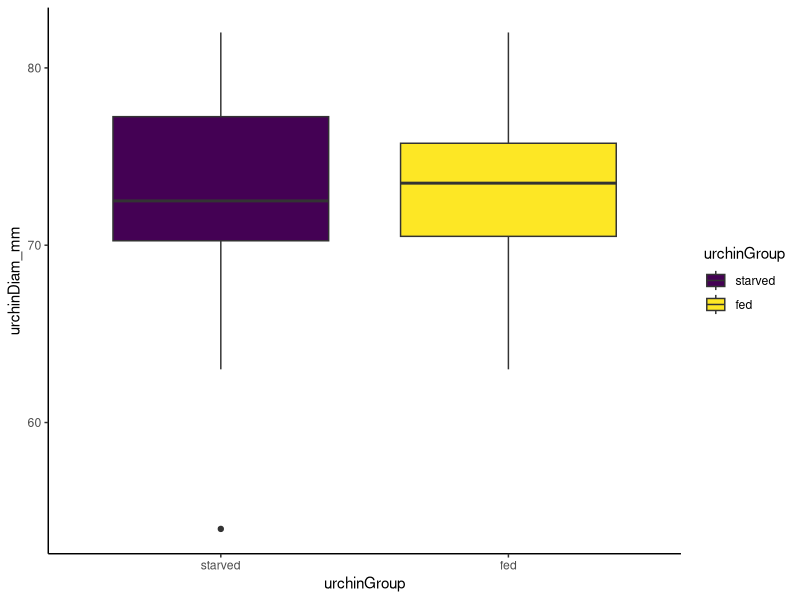
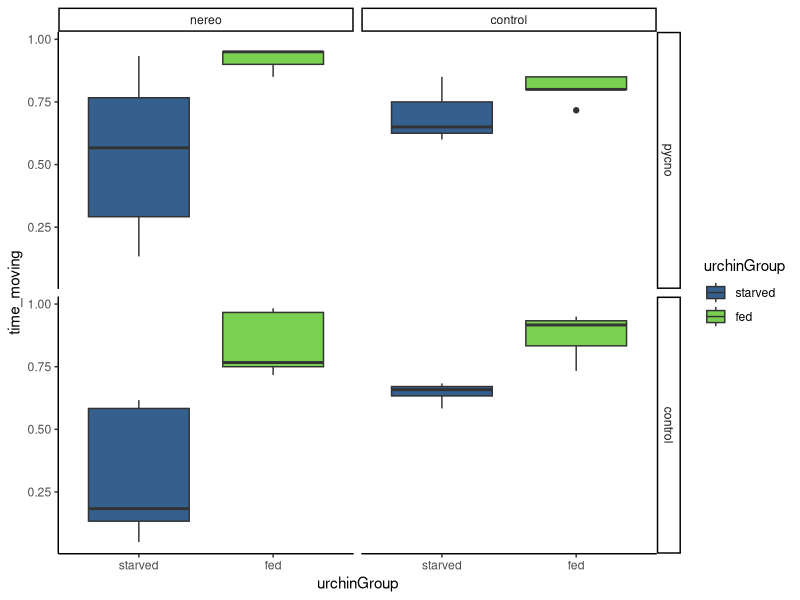
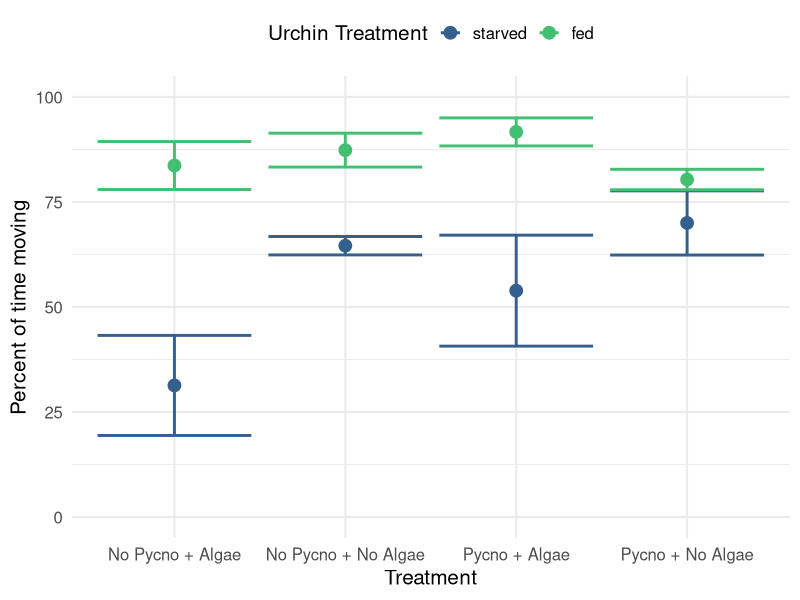
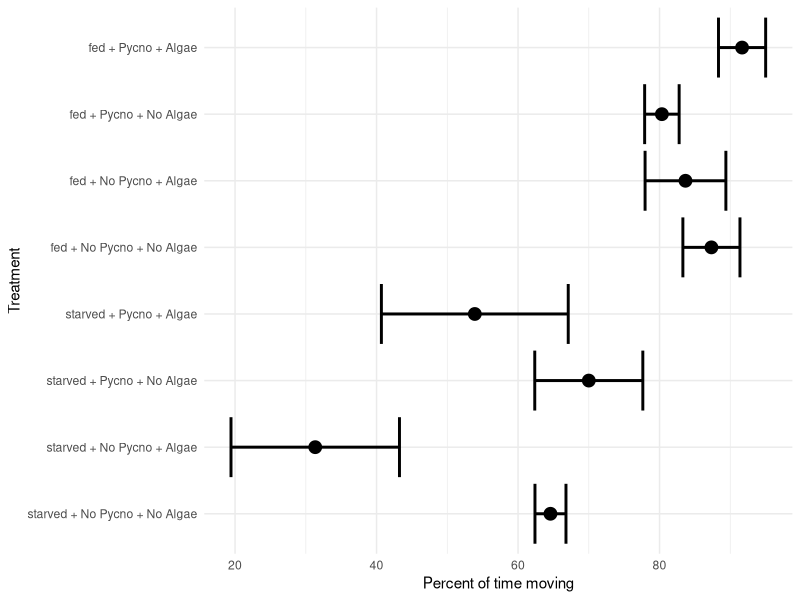

Write R code to recreate these figures, in order. (Note: this script raises an error after producing the figures.)
#++++++++++++++++++++++++++++++++++++++++++++++++++++++++++++++++++++++++++++++++++
#                                                                                ##
# Pycno-Urchin Dataset 2021 Figure Exploration                                   ##
# Script created 2021-08-31                                                      ##
# Last updated 2021-09-04                                                        ##
# Data source: Ross Whippo                                                       ##
# R code prepared by Ross Whippo                                                 ##
#                                                                                ##
#++++++++++++++++++++++++++++++++++++++++++++++++++++++++++++++++++++++++++++++++++

# SUMMARY:
# A script to QAQC and parse the 2021 pycno-urchin dataset.


# Required Files (check that script is loading latest version):
# trials2021_QAQC.csv

# Associated Scripts:
# trials2021_dataset_QAQC.R
# trials2021_model1.R

# TO DO 

# +++++++++++++++++++++++++++++++++++++++++++++++++++++++++++++++++++++++++++++++++
# TABLE OF CONTENTS                                                            ####
#                                                                                 +
# RECENT CHANGES TO SCRIPT                                                        +
# LOAD PACKAGES                                                                   +
# READ IN DATA                                                                    +
# MANIPULATE DATA                                                                 +
#                                                                                 +
#++++++++++++++++++++++++++++++++++++++++++++++++++++++++++++++++++++++++++++++++++

#++++++++++++++++++++++++++++++++++++++++++++++++++++++++++++++++++++++++++++++++++
# RECENT CHANGES TO SCRIPT                                                     ####
#++++++++++++++++++++++++++++++++++++++++++++++++++++++++++++++++++++++++++++++++++

# 2021-08-31 Script created

#++++++++++++++++++++++++++++++++++++++++++++++++++++++++++++++++++++++++++++++++++
# LOAD PACKAGES                                                                ####
#++++++++++++++++++++++++++++++++++++++++++++++++++++++++++++++++++++++++++++++++++

library(tidyverse)
library(viridis)
library(lmerTest)

# set plot theme
theme_set(theme_classic())

#++++++++++++++++++++++++++++++++++++++++++++++++++++++++++++++++++++++++++++++++++
# READ IN DATA                                                                 ####
#++++++++++++++++++++++++++++++++++++++++++++++++++++++++++++++++++++++++++++++++++

trials2021_Q <- read_csv("Data/2021/trials2021_QAQC.csv", 
                       col_types = cols(algalTreat = col_factor(levels = c("nereo", "control")), 
                                        date = col_character(),  location = col_character(), 
                                        movement = col_character(), 
                                        pycnoTreat = col_factor(levels = c("pycno", "control")), 
                                        tank = col_factor(levels = c("TF1", "TF2")), 
                                        timeBegin = col_character(), timeEnd = col_character(), 
                                        urchinGroup = col_factor(levels = c("starved","fed")),
                                        location = col_factor(levels = c("c", "m", "f"))))

#++++++++++++++++++++++++++++++++++++++++++++++++++++++++++++++++++++++++++++++++++
# MANIPULATE DATA                                                              ####
#++++++++++++++++++++++++++++++++++++++++++++++++++++++++++++++++++++++++++++++++++

# is there a difference in mean test diameter between groups?

diams <- trials2021_Q %>%
  select(trial, urchinGroup, urchinDiam_mm) %>%
  distinct(trial, urchinGroup, urchinDiam_mm)

diams %>%
  ggplot(aes(x = urchinGroup, y = urchinDiam_mm, fill = urchinGroup)) +
  geom_boxplot() +
  scale_fill_viridis(discrete = TRUE)

t.test(urchinDiam_mm ~ urchinGroup, data = diams)

# Welch Two Sample t-test

# data:  urchinDiam_mm by urchinGroup
# t = -1.7371, df = 44.656, p-value = 0.08927
# alternative hypothesis: true difference in means is not equal to 0
# 95 percent confidence interval:
#  -5.9320892  0.4387559
# sample estimates:
#  mean in group starved     mean in group fed 
# 70.92000              73.66667 

# NO, 2.75mm average difference 

# is there a difference in time spent moving among all treatments?

movement <- trials2021_Q %>%
  dplyr::select(trial, tank, urchinGroup, pycnoTreat, algalTreat, movement) %>%
  filter(movement != "st") %>%
  add_column(move = 1) %>%
  group_by(trial, urchinGroup, pycnoTreat, algalTreat, move, tank) %>%
  count(move) %>%
  mutate(time_moving = n/60)

movement %>%
  ggplot(aes(x = urchinGroup, y = time_moving, fill = urchinGroup)) +
  geom_boxplot() +
  scale_fill_viridis(discrete = TRUE, begin = 0.3, end = 0.8) +
  facet_grid(pycnoTreat ~ algalTreat)

# FHL Talk Figure (starved urchins always moved less)

movement %>%
  mutate(pycnoTreat = ifelse(pycnoTreat == 'pycno', "Pycno", "No Pycno")) %>%
  mutate(algalTreat = ifelse(algalTreat == 'nereo', "Algae", "No Algae")) %>%
  mutate(`Urchin Treatment` = urchinGroup) %>%
  unite("Treatment", pycnoTreat:algalTreat, sep = " + ") %>%
  mutate(`Percent of time moving` = time_moving*100) %>%
  ggplot(aes(x = Treatment, y = `Percent of time moving`, color = `Urchin Treatment`)) +
  scale_color_viridis(discrete = TRUE,
                      begin = 0.3,
                      end = 0.7,
                      option = "viridis") +
    stat_summary(
      geom = "point",
      fun = "mean",
      size = 4,
      shape = 19
    ) +
    geom_errorbar(stat="summary", fun.data="mean_se", size = 1) +
  scale_y_continuous(limits = c(0,100)) +
  theme_minimal(base_size = 15) +
  theme(legend.position = "top") 


# WSN Figure, urchin movement (used w/ treatment table icons)
movement %>%
  mutate(pycnoTreat = ifelse(pycnoTreat == 'pycno', "Pycno", "No Pycno")) %>%
  mutate(algalTreat = ifelse(algalTreat == 'nereo', "Algae", "No Algae")) %>%
  mutate(`Urchin Treatment` = urchinGroup) %>%
  unite("Treatment", urchinGroup:algalTreat, sep = " + ") %>%
  mutate(Treatment = as.factor(Treatment)) %>%
  mutate(Treatment =  factor(Treatment, levels = c("starved + No Pycno + No Algae",
                                                   "starved + No Pycno + Algae",
                                                   "starved + Pycno + No Algae",
                                                   "starved + Pycno + Algae",
                                                   "fed + No Pycno + No Algae",
                                                   "fed + No Pycno + Algae",
                                                   "fed + Pycno + No Algae",
                                                   "fed + Pycno + Algae"))) %>%
  mutate(`Percent of time moving` = time_moving*100) %>%
  ggplot(aes(x = `Percent of time moving`, y = Treatment)) + 
  stat_summary(
    geom = "point",
    fun = "mean",
    size = 4,
    shape = 19
  ) +
  geom_errorbar(stat="summary", fun.data="mean_se", size = 1) +
  theme_minimal()
  
#### WSN Movement stats

summary(lmer(n ~ pycnoTreat + algalTreat + urchinGroup + (1 | tank), data = movement))







urchin_timeseries %>%
  group_by(pycno, ID) %>%
  mutate(cc = cumsum(consumed) * 0.339) %>%
  mutate(Treatment = ifelse(pycno == 'yes', "Pycno", "Control")) %>%
  ggplot(aes(x = hours, y = cc, color = Treatment)) +
  scale_color_viridis(discrete = TRUE,
                      begin = 0.3,
                      end = 0.7,
                      option = "magma") +
  geom_line(aes(group = ID), alpha = 0.3) +
  stat_summary(
    geom = "point",
    fun = "mean",
    size = 4,
    shape = 19
  ) +
  geom_errorbar(stat="summary", fun.data="mean_se", size = 1) +
  scale_y_continuous(name = "Amount of kelp consumed (g)") + 
  theme_minimal(base_size = 15) +
  theme(legend.position = "top") 




# do treatments spend different amounts of time interacting with the signal?

interaction <- trials2021_Q %>%
  dplyr::select(trial, tank, urchinGroup, pycnoTreat, algalTreat, interaction) %>%
  filter(interaction != "ni") %>%
  add_column(interact = 1) %>%
  group_by(trial, tank, urchinGroup, pycnoTreat, algalTreat, interact) %>%
  count(interact) %>%
  mutate(time_interacting = n/60)

interaction %>%
  ggplot(aes(x = urchinGroup, y = time_interacting, fill = urchinGroup)) +
  geom_boxplot() +
  scale_fill_viridis(discrete = TRUE, begin = 0.3, end = 0.8) +
  facet_grid(pycnoTreat ~ algalTreat)

# FHL Talk Figure

interaction %>%
  mutate(pycnoTreat = ifelse(pycnoTreat == 'pycno', "Pycno", "No Pycno")) %>%
  mutate(algalTreat = ifelse(algalTreat == 'nereo', "Algae", "No Algae")) %>%
  mutate(`Urchin Treatment` = urchinGroup) %>%
  unite("Treatment", pycnoTreat:algalTreat, sep = " + ") %>%
  filter(Treatment %in% c("No Pycno + Algae", "Pycno + Algae")) %>%
  mutate(`Percent of time interacting` = time_interacting*100) %>%
  ggplot(aes(x = Treatment, y = `Percent of time interacting`, color = `Urchin Treatment`)) +
  scale_color_viridis(discrete = TRUE,
                      begin = 0.3,
                      end = 0.7,
                      option = "viridis") +
  stat_summary(
    geom = "point",
    fun = "mean",
    size = 4,
    shape = 19
  ) +
  geom_errorbar(stat="summary", fun.data="mean_se", size = 1) +
  scale_y_continuous(limits = c(0,100)) +
  theme_minimal(base_size = 15) +
  theme(legend.position = "top") 

# WSN percent interaction figure
interaction %>%
  mutate(pycnoTreat = ifelse(pycnoTreat == 'pycno', "Pycno", "No Pycno")) %>%
  mutate(algalTreat = ifelse(algalTreat == 'nereo', "Algae", "No Algae")) %>%
  mutate(`Urchin Treatment` = urchinGroup) %>%
  filter(algalTreat == "Algae") %>%
  unite("Treatment", urchinGroup:algalTreat, sep = " + ") %>%
  mutate(`Percent of time interacting` = time_interacting*100) %>%
  mutate(Treatment =  factor(Treatment, levels = c("starved + No Pycno + Algae",
                                                   "starved + Pycno + Algae",
                                                   "fed + No Pycno + Algae",
                                                   "fed + Pycno + Algae"))) %>%
  ggplot(aes(x = `Percent of time interacting`, y = Treatment)) +
 stat_summary(
    geom = "point",
    fun = "mean",
    size = 4,
    shape = 19
  ) +
  geom_errorbar(stat="summary", fun.data="mean_se", size = 1) +
  scale_x_continuous(limits = c(0,100)) +
  theme_minimal(base_size = 15) +
  theme(legend.position = "top") +
  xlab(label = "Percent of time interacting with kelp")

# WSN Interaction stats

# all treatments
summary(lmer(n ~ pycnoTreat + algalTreat + urchinGroup + (1 | tank), data = interaction))
# algae only
summary(lmer(n ~ pycnoTreat + urchinGroup + (1 | tank), data = filter(interaction, algalTreat == "nereo")))
# values of percent time spent interacting
interaction %>%
  group_by(urchinGroup) %>%
  summarise(mean(time_interacting))



# percent time urchins spent interacting
interact_percent <- interaction %>%
  unite(treats, algalTreat, pycnoTreat, sep = "_") %>%
  filter(treats == 'nereo_pycno') %>%
  group_by(urchinGroup) %>%
  summarise(mean(time_interacting)) 
  

movement %>%
  mutate(pycnoTreat = ifelse(pycnoTreat == 'pycno', "Pycno", "No Pycno")) %>%
  mutate(algalTreat = ifelse(algalTreat == 'nereo', "Algae", "No Algae")) %>%
  mutate(`Urchin Treatment` = urchinGroup) %>%
  unite("Treatment", pycnoTreat:algalTreat, sep = " + ") %>%
  mutate(`Percent of time moving` = time_moving*100) %>%
  ggplot(aes(x = Treatment, y = `Percent of time moving`, color = `Urchin Treatment`)) +
  scale_color_viridis(discrete = TRUE,
                      begin = 0.3,
                      end = 0.7,
                      option = "viridis") +
  stat_summary(
    geom = "point",
    fun = "mean",
    size = 4,
    shape = 19
  ) +
  geom_errorbar(stat="summary", fun.data="mean_se", size = 1) +
  scale_y_continuous(limits = c(0,100)) +
  theme_minimal(base_size = 15) +
  theme(legend.position = "top") 


# do urchin spend different amounts of time in distance zones among treatments?

location <- trials2021_Q %>%
  select(trial, urchinGroup, pycnoTreat, algalTreat, location) %>%
  add_column(locate = 1) %>%
  group_by(trial, urchinGroup, pycnoTreat, algalTreat, location) %>%
  count(locate) %>%
  mutate(time_spent = n/60)
location$location <- factor(location$location, levels = c("c", "m", "f"))

location %>%
  ggplot(aes(x = location, y = time_spent, fill = urchinGroup)) +
  geom_boxplot() +
  scale_fill_viridis(discrete = TRUE, begin = 0.3, end = 0.8) +
  facet_grid(pycnoTreat ~ algalTreat)

# is there a difference in movement + location?

move_loc <- trials2021_Q %>%
  select(trial, urchinGroup, pycnoTreat, algalTreat, movement, location) %>%
  mutate(moves = case_when(movement == "ma" ~ "moving",
                           movement == "mp" ~ "moving",
                           movement == "mt" ~ "moving",
                           movement == "st" ~ "still")) %>%
  unite(mov_loc, moves, location, sep = "_") %>%
  add_column(place = 1) %>%
  group_by(trial, urchinGroup, pycnoTreat, algalTreat, mov_loc) %>%
  count(place) %>%
  mutate(time_spent = n/60) 
move_loc$mov_loc <- factor(move_loc$mov_loc, levels = c("moving_c", "still_c", "moving_m", "still_m", "moving_f", "still_f"))

move_loc %>%
  ggplot(aes(x = mov_loc, y = time_spent, fill = urchinGroup)) +
  geom_boxplot() +
  scale_fill_viridis(discrete = TRUE, begin = 0.3, end = 0.8) +
  facet_wrap(pycnoTreat ~ algalTreat)

# What does movment look like over the course of an hour for each treatment?

time_move <- trials2021_Q %>%
  select(trial, urchinGroup, pycnoTreat, algalTreat, timePoint_min, distance_cm) %>%
  group_by(trial) %>%
  unite(treatment, pycnoTreat, algalTreat, sep = "_") %>%
  mutate(treatment = factor(treatment))


time_move %>%
  ggplot(aes(x = timePoint_min, y = distance_cm, fill = treatment, group = treatment)) +
  geom_point() +
  geom_smooth(method = "loess") +
  scale_fill_viridis(discrete = TRUE) +
  facet_wrap(.~ urchinGroup)

# direct comparison to Belleza et al 2021 Figure 2

NMIOdata <- trials2021_Q %>%
  select(trial, urchinGroup, pycnoTreat, algalTreat, movement, location, interaction) %>%
#  mutate(still = movement) %>%
#  mutate(recode(still, 'st' = 1,
#                'ma' = 0,
#                'mt' = 0,
#                'mp' = 0), 
#         .keep = 'unused') %>%
#  rename('still' = 'recode(still, st = 1, ma = 0, mt = 0, mp = 0)') %>%
#  mutate(still = as.character(still)) %>%
  pivot_longer(cols = c(movement, location, interaction),
               names_to = "behavior",
               values_to = "value") %>%
  mutate(recode(value, 'i' = 1,
         'ma' = 1,
         'mt' = 1,
         'mp' = 1,
         'c' = 1,
         'm' = 1,
         'ni' = 0,
         'f' = 0,
         'st' = 0)) %>%
        # '0' = 0,
        # '1' = 1)) %>%
  rename('count' = 'recode(...)') %>%
  group_by(trial, urchinGroup, pycnoTreat, algalTreat, behavior) %>%
  summarise(sum(`count`)) %>%
  rename('count' = 'sum(count)') %>%
  unite('treatment', pycnoTreat, algalTreat, sep = "-")
  
# IRM Figure after existing movement literature

ggplot(NMIOdata, aes(x = behavior, y = count, fill = urchinGroup)) +
  geom_boxplot() +
  theme_linedraw() +
  scale_fill_viridis(discrete = TRUE, begin = 0.2, end = 0.8) +
  facet_grid(.~treatment) +
  labs(y = "minutes") + 
  scale_x_discrete(labels = c("interacting", "ROI", "moving"))

# reorganized IRM figure from grad student feedback

# New facet label names for treatment variable
treat_labs <- c(
  'control-control' = "control",
  'control-nereo' = "nereo",
  'pycno-control' = "pycno",
  'pycno-nereo' = "nereo + pycno")

# standard error function 
MinMeanSEMMax <- function(x) {
  v <- c(min(x), mean(x) - sd(x)/sqrt(length(x)), mean(x), mean(x) + sd(x)/sqrt(length(x)), max(x))
  names(v) <- c("ymin", "lower", "middle", "upper", "ymax")
  v
}

ggplot(NMIOdata, aes(y = count, fill = urchinGroup)) +
  geom_boxplot() +
  theme_linedraw() +
  theme(axis.ticks.x = element_blank(),
        axis.text.x = element_blank()) +
  scale_fill_viridis(discrete = TRUE, begin = 0.2, end = 0.8) +
  facet_grid(behavior~treatment, labeller = labeller(treatment = treat_labs)) +
  labs(y = "percent time") + 
  scale_y_continuous(breaks = seq(0, 60, len = 3), labels = function(x) paste0((x/60)*100, "%")) 
  

# numerical values

# algae only interaction times

NMIOdata %>%
  filter(behavior == "interaction") %>%
  filter(treatment == "control-nereo") %>%
  group_by(urchinGroup) %>%
  summarise(mean(count), median(count), sd(count))
NMIOdata %>%
  filter(behavior == "interaction") %>%
  filter(treatment == "control-nereo") %>%
  group_by(urchinGroup) %>%
  summarise(sd(count)/sqrt(length(count)))

# algae pycno interaction times

NMIOdata %>%
  filter(behavior == "interaction") %>%
  filter(treatment == "pycno-nereo") %>%
  group_by(urchinGroup) %>%
  summarise(mean(count), median(count), sd(count))
NMIOdata %>%
  filter(behavior == "interaction") %>%
  filter(treatment == "pycno-nereo") %>%
  group_by(urchinGroup) %>%
  summarise(sd(count)/sqrt(length(count)))
  
# time spent in ROI algae only

NMIOdata %>%
  filter(behavior == "location") %>%
  filter(treatment == "control-nereo") %>%
  group_by(urchinGroup) %>%
  summarise(mean(count), median(count), sd(count))
NMIOdata %>%
  filter(behavior == "location") %>%
  filter(treatment == "control-nereo") %>%
  group_by(urchinGroup) %>%
  summarise(sd(count)/sqrt(length(count)))

# time spent in ROI algae and pycno

NMIOdata %>%
  filter(behavior == "location") %>%
  filter(treatment == "pycno-nereo") %>%
  group_by(urchinGroup) %>%
  summarise(mean(count), median(count), sd(count))
NMIOdata %>%
  filter(behavior == "location") %>%
  filter(treatment == "pycno-nereo") %>%
  group_by(urchinGroup) %>%
  summarise(sd(count)/sqrt(length(count)))

# time spent moving algae and pycno

NMIOdata %>%
  filter(behavior == "movement") %>%
  filter(treatment == "pycno-nereo") %>%
  group_by(urchinGroup) %>%
  summarise(mean(count), median(count), sd(count))
NMIOdata %>%
  filter(behavior == "movement") %>%
  filter(treatment == "pycno-nereo") %>%
  group_by(urchinGroup) %>%
  summarise(sd(count)/sqrt(length(count)))


  ############### SUBSECTION HERE

####
#<<<<<<<<<<<<<<<<<<<<<<<<<<END OF SCRIPT>>>>>>>>>>>>>>>>>>>>>>>>#

# SCRATCH PAD ####

test <- movement %>%
  mutate(pycnoTreat = ifelse(pycnoTreat == 'pycno', "Pycno", "No Pycno")) %>%
  mutate(algalTreat = ifelse(algalTreat == 'nereo', "Algae", "No Algae")) %>%
  mutate(`Urchin Treatment` = urchinGroup) %>%
  unite("Treatment", urchinGroup:algalTreat, sep = " + ") %>%
  mutate(Treatment = as.factor(Treatment)) %>%
  mutate(Treatment =  factor(Treatment, levels = c("fed + Pycno + Algae",
                                         "fed + Pycno + No Algae",
                                         "fed + No Pycno + Algae",
                                         "fed + No Pycno + No Algae",
                                         "starved + Pycno + Algae",
                                         "starved + Pycno + No Algae",
                                         "starved + No Pycno + Algae",
                                         "starved + No Pycno + No Algae")))


str(test)
